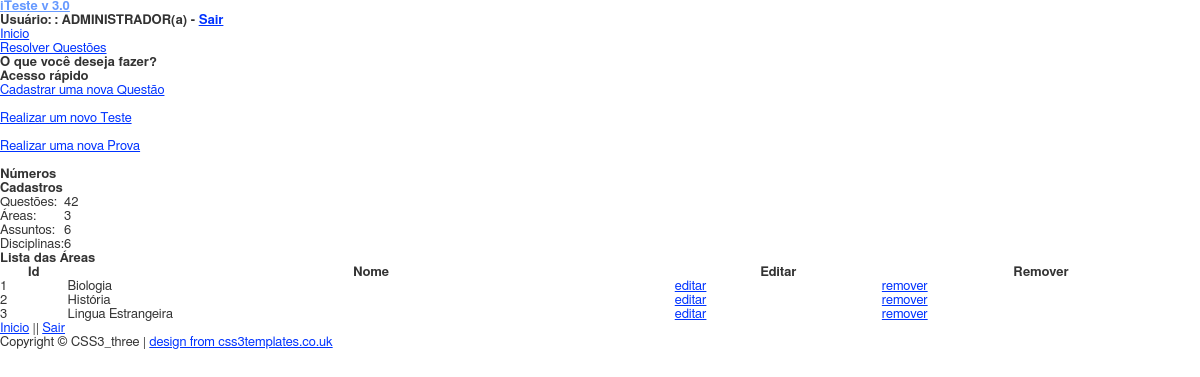
The page /iTeste/lista_area.php (signed in) on the database its author committed.
### tables this page shows
CREATE TABLE IF NOT EXISTS `tb_area` (
  `tb_area_id` int(10) unsigned NOT NULL auto_increment,
  `tb_user_id` int(10) unsigned default NULL,
  `tb_area_data_cad` timestamp NOT NULL default CURRENT_TIMESTAMP on update CURRENT_TIMESTAMP,
  `tb_area_nome` varchar(30) NOT NULL,
  PRIMARY KEY  (`tb_area_id`),
  UNIQUE KEY `tb_area_nome` (`tb_area_nome`),
  KEY `tb_user_id` (`tb_user_id`)
);

### iTeste/banco.config.php (called while the page is built, shortened)
<?
	$_host  = "localhost";
	$_user  = "root";
	$_senha = "";
	$_banco = "iteste";
?>

### iTeste/banco.con.php (called while the page is built, shortened)
<?
require_once('banco.config.php');
require_once('class/class.banco.php');
	try {
		$banco = new BancodeDados();
		$controller = new Controller($banco);
	} catch(Exception $e) {
		echo $e->getMessage();
		exit;
	}
?>

### iTeste/class/class.controller.php (called while the page is built, shortened)
<?
require_once("class.questao.php");
require_once("class.questao.DAO.php");
require_once("class.area.php");
require_once("class.area.DAO.php");
require_once("class.assunto.DAO.php");
require_once("class.disciplina.DAO.php");
class Controller{
	public $banco;
	public function Controller(BancodeDados $banco) {
		$this->banco = $banco;
	}
	public function recuperarAreaTodosDAO(){
		$areaDAO = new AreaDAO();
		$areaDAO->setBancoDados($this->banco);
		return $areaDAO->recuperarTodos();
	}
	public function recuperarQtdeAreaDAO(){
		$areaDAO = new AreaDAO();
		$areaDAO->setBancoDados($this->banco);
		return $areaDAO->recuperarQtde();
	}
	public function recuperarQtdeDisciplinaTodosDAO(){
		$disciplinaDAO = new DisciplinaDAO();
		$disciplinaDAO->setBancoDados($this->banco);
		return $disciplinaDAO->recuperarQtde();
	}
	public function recuperarQtdeAssuntoTodosDAO(){
		$assuntoDAO = new AssuntoDAO();
		$assuntoDAO->setBancoDados($this->banco);
		return $assuntoDAO->recuperarQtde();
	}
	public function recuperarQtdeQuestaoTodosDAO(){
		$questaoDAO = new QuestaoDAO();
		$questaoDAO->setBancoDados($this->banco);
		return $questaoDAO->recuperarQtde();
	}
}
?>

### iTeste/class/class.DAO.php (called while the page is built)
<?
class DAO {
	public $banco;
	public function setBancoDados(BancodeDados $banco) {
		$this->banco = $banco;
	}
	public function getBancoDados() {
		return $this->banco;
	}
}
?>

### iTeste/class/class.questao.DAO.php (called while the page is built, shortened)
<?php
require_once("class.DAO.php");
class QuestaoDAO extends DAO {
	public function recuperarQtde() {
		$banco = $this->getBancoDados();
		$sql = "SELECT count(*) AS qtde
				FROM tb_questao";
		$retorno = $banco->executaSQL($sql);
		if($retorno != NULL) {
			$linha = mysql_fetch_array($retorno);
			return $linha['qtde'];
		} else {
			throw new Exception("Erro em query da recupera��o da qtde do questao");
		}
	}
}
?>

### iTeste/class/class.banco.php (called while the page is built, shortened)
<?
class BancodeDados {
	private $host;
	private $usuario;
	private $senha;
	private $conexao;
	public function BancodeDados() {
		global $_host;
		global $_user;
		global $_senha;
		$this->host     	= $_host;
		$this->usuario 		= $_user;
		$this->senha		= $_senha;
	}
	public function conecta() {
		$this->conexao = mysql_connect($this->host, $this->usuario,$this->senha);
		return $this->conexao;
	}
	public function executaSQL($sql) {
		$retorno = mysql_query($sql,$this->conexao);
		return $retorno;
	}
	public function fetchArray($resultado) {
		$retorno = mysql_fetch_array($resultado);
		return $retorno;
	}
	public function numRows($resultado) {
		return @mysql_num_rows($resultado);
	}
}
?>

### iTeste/class/class.area.DAO.php (called while the page is built, shortened)
<?php
class AreaDAO extends DAO {
	public function recuperarArea( $id_area ){
		$query ="SELECT tb_area.tb_area_nome            AS nome,
						tb_area.tb_user_id         		AS usuario,
						tb_area.tb_area_data_cad        AS data
				FROM tb_area
				WHERE tb_area_id = $id_area ";
		$banco = $this->getBancoDados();
		$area = NULL;
		$retorno = $banco->executaSQL($query);
		if($retorno != NULL) {
			while($linha = $banco->fetchArray($retorno)) {
				$area = new Area();
				$area->setId($id_area);
				$area->setNome($linha['nome']);
				$area->setUsuario($linha["usuario"]);
				$area->setData($linha["data"]);
			}
			return $area;
		} else {
			throw new Exception("Erro ao recuperar área ($query)");
		}
	}
	public function recuperarTodos() {
		$sql = "SELECT *
				FROM tb_area
				ORDER BY tb_area_nome ASC";
		$banco = $this->getBancoDados();
		$retorno = $banco->executaSQL($sql);
		if($retorno != NULL) {
			$areas = NULL;
			$i = 0;
			while($linha = mysql_fetch_array($retorno)) {
				$areas[$i++] = $this->recuperarArea($linha["tb_area_id"]);
			}
			return $areas;
		} else {
			throw new Exception("Erro em query da recuperação de todas as áreas");
		}
	}
	public function recuperarQtde() {
		$banco = $this->getBancoDados();
		$sql = "SELECT count(*) AS qtde
				FROM tb_area";
		$retorno = $banco->executaSQL($sql);
		if($retorno != NULL) {
			$linha = mysql_fetch_array($retorno);
			return $linha['qtde'];
		} else {
			throw new Exception("Erro em query da recuperação de qtde de area ");
		}
	}
}
?>

### iTeste/class/class.assunto.DAO.php (called while the page is built, shortened)
<?php
require_once("class.DAO.php");
class AssuntoDAO extends DAO {
	public function recuperarQtde() {
		$banco = $this->getBancoDados();
		$sql = "SELECT count(*) AS qtde
				FROM tb_assunto";
		$retorno = $banco->executaSQL($sql);
		if($retorno != NULL) {
			$linha = mysql_fetch_array($retorno);
			return $linha['qtde'];
		} else {
			throw new Exception("Erro em query da recuperação da qtde do assunto");
		}
	}
}
?>

### iTeste/class/class.disciplina.DAO.php (called while the page is built, shortened)
<?
require_once("class.DAO.php");
class DisciplinaDAO extends DAO {
	public function recuperarQtde() {
		$banco = $this->getBancoDados();
		$sql = "SELECT count(*) AS qtde
				FROM tb_disciplina";
		$retorno = $banco->executaSQL($sql);
		if($retorno != NULL) {
			$linha = mysql_fetch_array($retorno);
			return $linha['qtde'];
		} else {
			throw new Exception("Erro em query da recupeção da qtde de disciplinas");
		}
	}
}
?>

### iTeste/class/class.area.php (called while the page is built, shortened)
<?
class Area {
	private $id					= "";
	private $nome				= "";
	function getId(){
		return $this->id;
	}
	function setId($id){
		$this->id = $id;
	}
	function getNome(){
		return $this->nome;
	}
	function setNome($nome){
		$this->nome = $nome;
	}
}
?>

### iTeste/lista_area.php (the view, shortened to what this page needs)
<?
require_once('class/class.controller.php');
require_once "banco.con.php";
if ($_SESSION['validacao'] == "1" && ($_SESSION['user_tipo'] == "1" || $_SESSION['user_tipo'] == "2" ))
{
?>
<!DOCTYPE HTML>
<html>
<head>
  <link rel="stylesheet" type="text/css" href="css/style.css" />
</head>
<body>
  <div id="main">
    <header>
      <div id="logo">
        <h1><a href="<?php echo $_SESSION['user_url'];?>"><span class="logo_colour">i</span>Teste v 3.0</a></h1>
      <p><h3>Usuário: <?php echo $_SESSION['usuario_nome'];?> : <?php echo $_SESSION['user_tipo_nome'];?> - <a href="logout.php">Sair</a></h3> </p>
      </div>
      <nav>
        <ul class="sf-menu" id="nav">
          <li><a href="<?php echo $_SESSION['user_url'];?>">Inicio</a></li>
          <li><a href="#">Resolver Questões</a>
          </li>
        </ul>
      </nav>
    </header>
    <div id="site_content">
      <div id="sidebar_container">
        <div class="sidebar">
          <h1>O que você deseja fazer?</h1>
          <h2>Acesso rápido</h2>
          <a  href="cadastra_questao.php">Cadastrar uma nova Questão</a><br></br>
		  <a  href="resolve_teste.php">Realizar um novo Teste</a><br></br>
		  <a  href="elabora_prova.php">Realizar uma nova Prova</a><br></br>
        </div>
        <div class="sidebar">
          <h1>Números</h1>
          <h2>Cadastros</h2>
          <table>
           <tr>
		 	 <td>Questões:</td>
		 	 <td> <?php echo $controller->recuperarQtdeQuestaoTodosDAO(); ?></td>
		  </tr>
		  <tr>
		  	<td>Áreas:</td>
		  	<td><?php echo $controller->recuperarQtdeAreaDAO(); ?></td>
		  </tr>
		  <tr>
		  	<td>Assuntos:</td>
		  	<td> <?php echo $controller->recuperarQtdeAssuntoTodosDAO(); ?></td>
		  </tr>
		  <tr>
		  	<td>Disciplinas:</td>
		  	<td><?php echo $controller->recuperarQtdeDisciplinaTodosDAO(); ?></td>
		  </tr>
		  </table>
        </div>
      </div>
      <div id="content">
        <div id="content_item">
         <h2>Lista das Áreas</h2>
         <?php $areas = $controller->recuperarAreaTodosDAO();
          echo "<table style='width:100%; border-spacing:0;'>";
          echo "<tr><th>Id</th><th>Nome</th><th>Editar</th><th>Remover</th></tr>";
          	for ($i = 0; $i < count($areas); $i++){
				echo "<tr><td>".$areas[$i]->getId()."</td><td>".$areas[$i]->getNome()."</td><td><a href='editar_area.php?id=".base64_encode($areas[$i]->getId())."'>editar</a></td>
				<td><a href='remove.php?id=".base64_encode($areas[$i]->getId())."&tipo=".base64_encode('3')."'>remover</a></td></tr>";
          	}
          ?>
           </table>
        </div>
      </div>
    </div>
    <footer>
      <p><a href="<?php echo $_SESSION['user_url'];?> ">Inicio</a> || <a href="logout.php">Sair</a></p>
      <p>Copyright &copy; CSS3_three | <a href="http://www.css3templates.co.uk">design from css3templates.co.uk</a></p>
    </footer>
  </div>
</body>
</html>
<?php }
?>

### iTeste/css/style.css (style rules this page uses)
html, body, body div, span, object, iframe, h1, h2, h3, h4, h5, h6, p, blockquote, pre, abbr, address, cite, code, del, dfn, em, img, ins, kbd, q, samp, small, strong, sub, sup, var, b, i, dl, dt, dd, ol, ul, li, fieldset, form, label, legend, table, caption, tbody, tfoot, thead, tr, th, td, article, aside, figure, footer, header, hgroup, menu, nav, section, time, mark, audio, video { margin: 0; padding: 0; border: 0; outline: 0; font-size: 100%; vertical-align: baseline; background: transparent; }
article, aside, figure, footer, header, hgroup, nav, section { display: block; }
html { overflow-y: scroll; }
ul { list-style: none; }
a { margin: 0; padding: 0; font-size: 100%; vertical-align: baseline; background: transparent; }
table { border-collapse: collapse; border-spacing: 0; }
th { font-weight: bold; vertical-align: bottom; }
td { font-weight: normal; vertical-align: top; }
table { font-size: inherit; font: 100%; }
strong, th { font-weight: bold; }
td, td img { vertical-align: top; }
body { font: 13px Helmet, Freesans, sans-serif; }
body, select, input, textarea { color: #333; }
a { color: #03f; }
a:link { -webkit-tap-highlight-color: #fcd700; }

### rows shown on the page
tb_area: tb_area_id "1", tb_area_nome "Biologia"
tb_area: tb_area_id "2", tb_area_nome "História"
tb_area: tb_area_id "3", tb_area_nome "Lingua Estrangeira"

### other values the page prints
$_SESSION['user_tipo_nome'] "ADMINISTRADOR(a)"
$controller->recuperarQtdeQuestaoTodosDAO() "42"
$controller->recuperarQtdeAreaDAO() "3"
$controller->recuperarQtdeAssuntoTodosDAO() "6"
$controller->recuperarQtdeDisciplinaTodosDAO() "6"
